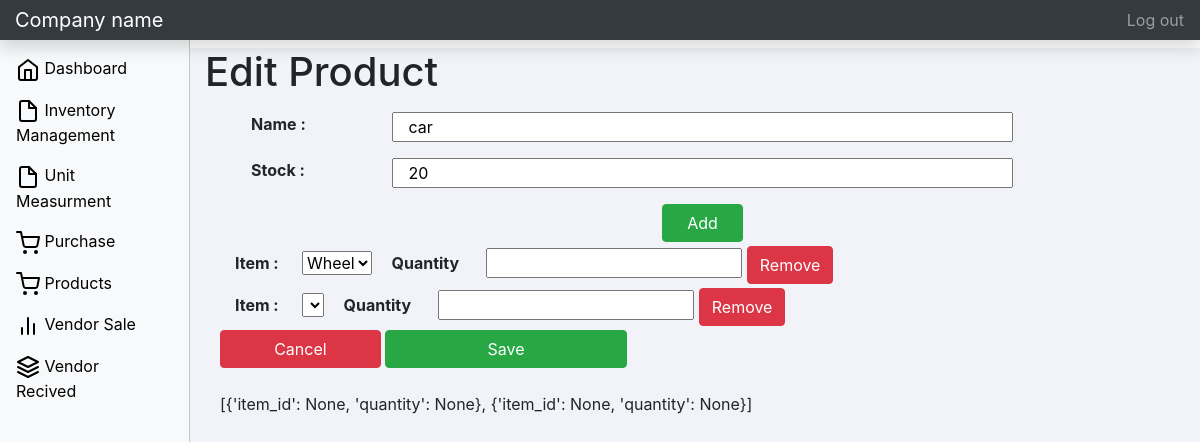
Before: /product/edit/1 (signed in) with the older database file.
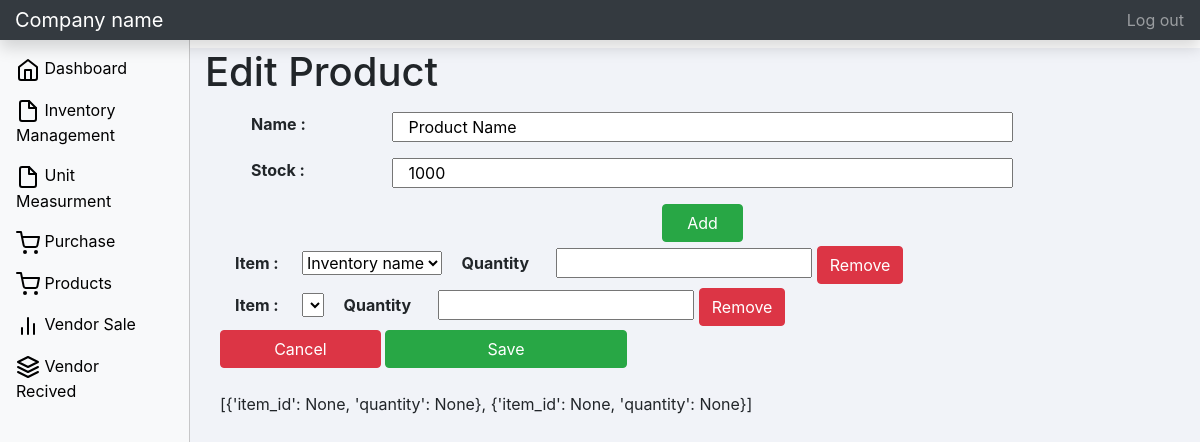
After: the same page with the newer database file.
### app/models.py (models this page shows)
class Product(db.Model):
    id = db.Column(db.Integer, primary_key = True)
    name = db.Column(db.String(20), unique = True, nullable = False)
    company_id = db.Column(db.Integer, db.ForeignKey('company.id'), nullable=False)
    stock = db.Column(db.Integer, default = 1)
    items = db.relationship('QuantityPerItem', backref='product')

### app/product/routes.py (the view)
@pro.route('/edit/<int:id>')
def edit(id):
    form = ProductForm()
    product = Product.query.get(id)
    for field in form.item_quantity:
        field.item_id.choices = [(i.id, i.name) for i in Inventory.query.filter_by(company_id = current_user.id).order_by('name')]
    if form.validate_on_submit():
        return form.data
    form.name.data , form.stock.data = product.name, product.stock
    x = lambda id : (id, Inventory.query.get(id).name)
    '''
    data = []
    for item in product.items:
        #data = [({'item_id': [item.inventory_id], 'quantity': [item.quantity]})]
        group = namedtuple('Group', ['item_id', 'quantity'])
        g = group(item.inventory_id, item.quantity)
        data += g
        print(data)
        #form.item_quantity(data = [{'item_id': item.inventory_id, 'quantity': item.quantity}])
        print(type(form.item_quantity))
        print(form.item_quantity.entries[0].item_id.data)
        form.item_quantity(data=data)
    '''
    for item in product.items:
        iq = ItemQuantityForm()
        print(type(iq))
        iq.item_id.data = item.inventory_id
        print(type(iq.item_id))
        iq.quantity.data = item.quantity
        print(type(iq.quantity))
        iq.item_id.choices = [(i.id, i.name) for i in Inventory.query.filter_by(company_id = current_user.id).order_by('name')]
        form.item_quantity.append_entry(iq)
    return render_template('proedit.html', form=form)

### app/product/forms.py
class ProductForm(FlaskForm):
    name = StringField('Name', validators=[DataRequired()])
    item_quantity = FieldList(FormField(ItemQuantityForm), min_entries=1)
    stock = IntegerField('Stock', validators=[DataRequired()])
    submit = SubmitField('Save')

class ItemQuantityForm(Form):
    item_id = SelectField('Item', coerce=int,  validators=[DataRequired()])
    quantity = IntegerField('Quantity', validators=[DataRequired()])

### app/models.py (called while the page is built)
@login_manager.user_loader
def load_user(id):
    return Company.query.get(int(id))

### app/product/templates/proedit.html (shortened to what this page needs)
{% from 'macros/forms.html' import render_field %}
{% extends "layout.html" %}
{% block body %}
			<h1 class="m2 p2">Edit Product</h1>
			<form action="" method="post" class="container">
				<div class="row m-3">
					<strong class="col-2">Name :&nbsp;</strong>
                        {{ render_field(form.name, class='col-8') }}
				</div>
				<div class="row m-3">
					<strong class="col-2">Stock :&nbsp;</strong>
                    {{ render_field(form.stock ,class='col-8') }}
				</div>
                <div id="item-container">
                <button type="button" id="add" class="btn btn-success col-1 mx-auto d-block"> Add </button>
                {% for field in form.item_quantity %}
                    <div id="item_quantity-{{ loop.index0 }}" class="subform my-1" data-index="{{ loop.index0 }}">
                        <strong class="col-2">Item :&nbsp;</strong> {{ render_field(field.item_id) }}
                        <strong class="col-2">Quantity &nbsp;</strong> {{ render_field(field.quantity) }}
                        <a class="remove btn btn-danger" href="#">Remove</a>
                    </div>
                {% endfor %}
                </div>
                <a class="btn btn-danger col-2" href="{{ url_for('pro.home') }}">Cancel</a>
                {{ render_field(form.submit, class='btn btn-success col-3') }}
                <br><br>{{ form.item_quantity.data }}
            </form>
{% endblock body %}

### app/templates/macros/forms.html (shortened to what this page needs)
{% macro render_field(field) -%}
        {{ field(**kwargs) }}
{%- endmacro %}

Changed rows visible on the page:
changed Product: name "car" → "Product Name"; stock "20" → "1000"
Other visible differences:
form field field: "Wheel" → "Inventory name"
